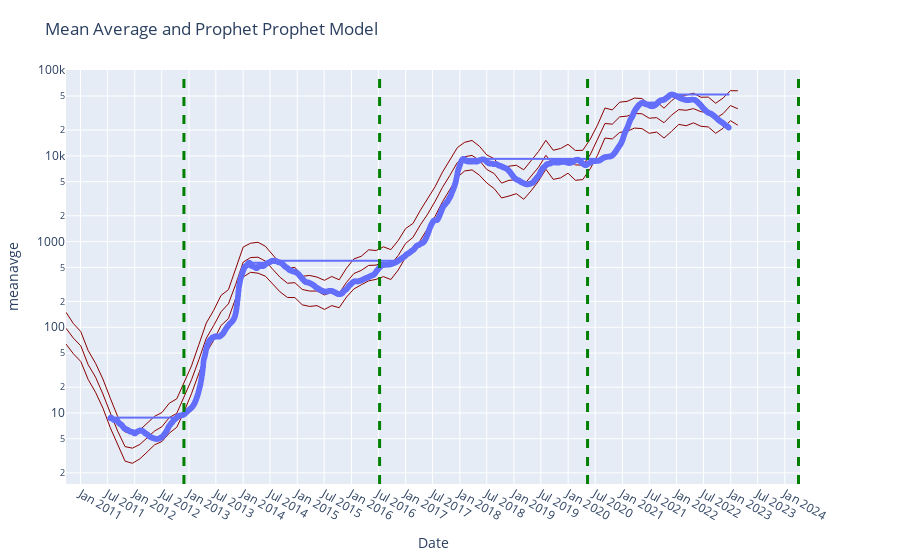

Write notebook code for a chart like this one.
### Code cell
import plotly.express as px
import plotly.graph_objects as go
fig = px.scatter(df, x="date", y="meanavge", trendline="expanding", trendline_options=dict(function="max"),
                 title="MeanAvg")
fig.add_trace(go.Scatter(name="Middle", x=prediction['ds'],  mode = 'lines',line=dict(width=1,color='darkred'), y=np.exp(prediction['yhat']), legendrank=2))
fig.add_trace(go.Scatter(name="Lower", x=prediction['ds'],  mode = 'lines',line=dict(width=1,color='darkred'), y=np.exp(prediction['yhat_lower']), legendrank=1))
fig.add_trace(go.Scatter(name="Upper", x=prediction['ds'], mode = 'lines',line=dict(width=1,color='darkred'), y=np.exp(prediction['yhat_upper']), legendrank=1))

fig.update_yaxes(fixedrange=False)
fig.update_layout(title_text='Mean Average and Prophet Prophet Model')
fig.update_yaxes(type="log")
fig.update_xaxes(ticklabelposition="inside top", title="Date")
fig.update_yaxes(nticks=12)
fig.update_xaxes(nticks=50)
fig.update_layout(
    margin=dict(l=20, r=100, t=70, b=20),
)
fig.update_layout(showlegend=False)
fig.add_vline(x='2012-11-28', line_width=3, line_dash="dash", line_color="green")
fig.add_vline(x='2016-07-09', line_width=3, line_dash="dash", line_color="green")	
fig.add_vline(x='2020-05-11', line_width=3, line_dash="dash", line_color="green")	
fig.add_vline(x='2024-04-02', line_width=3, line_dash="dash", line_color="green")	
fig.show()
fig.layout.template = 'seaborn'
fig.write_html('../static/MAandPred.html')
